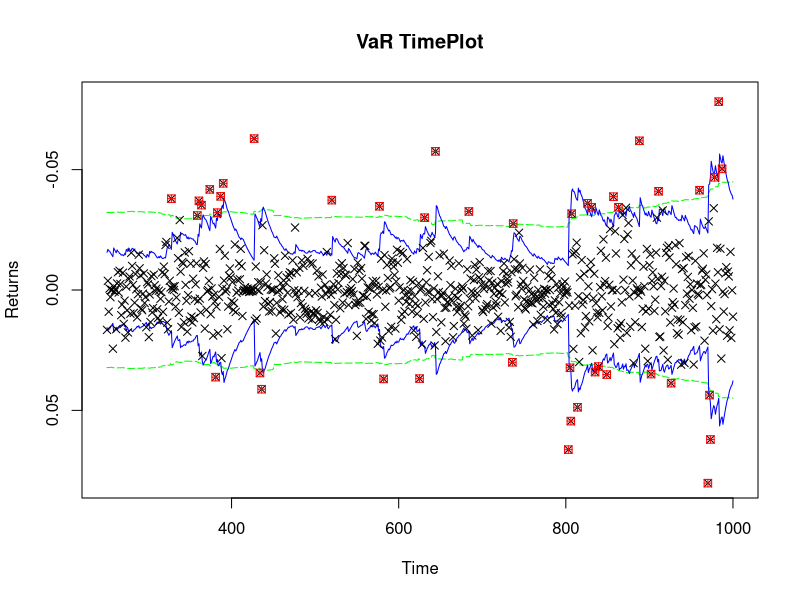

Source code (R):
# clear variables and close windows
rm(list = ls(all = TRUE))
graphics.off()

VaRest = function(y, method) {
    # parameter settings
    n 		= length(y)
    h 		= 250
    lam 	= 0.96
    dist 	= 0
    alpha	= 0.01
    w 		= 1
    bw 		= 0
    
    # RMA
    if (method == 1) {
        sigh	= matrix(1, (n - h), (n - h)) - 1
        tmp		= cumsum(y * y)
        tmp1 	= (tmp[(h + 1):n] - tmp[1:(n - h)])/h
        sigh 	= sqrt(((w * tmp1) * w))
    }
    grid = seq(h - 1, 0)
    
     # EMA
    if (method == 2) {
        sigh 	= matrix(1, (n - h), 1) - 1
        j 		= h
        while (j < n) {
            j 			= j + 1
            tmp 		= (lam^grid) * y[(j - h):(j - 1)]
            tmp1 		= sum(tmp * tmp)
            sigh[j - h] = sqrt(sum((tmp1)) * (1 - lam))
        }
    }
    if (dist == 0) {
        qf = qnorm(alpha, 0, 1)
    } else {
        sigh	= sigh/sqrt(dist/(dist - 2))
        qf		= qt(alpha, dist)
    }
    VaR = qf * sigh
    VaR = cbind(VaR, (-VaR))
}

# Main computation
x1 	= read.table("kupfer.dat")
x 	= x1[1:1001, 1]
y 	= diff(log(x))
h 	= 250

# Option 1=RMA, Option 2=EMA
opt1 = VaRest(y, 1)
opt2 = VaRest(y, 2)

# Plots
plotx = seq(h + 1, length(x) - 1)
plot(plotx, opt1[, 1], col = "green", type = "l", lty = "longdash", ylim = c(0.08, 
    -0.08), main = "VaR TimePlot", xlab = "Time", ylab = "Returns")
lines(plotx, opt1[, 2], col = "green", lty = "longdash")
lines(plotx, opt2[, 1], col = "blue", lty = "solid")
lines(plotx, opt2[, 2], col = "blue", lty = "solid")

k = seq(1, length(x) - 1)
points(k[251:(length(x) - 1)], y[251:(length(x) - 1)], col = "black", pch = 4)
exceed = matrix(0, length(seq(251, length(y))))
l = 1
for (i in 251:length(y)) {
    if ((opt1[i - 250, 2] < y[i]) || (y[i] < opt1[i - 250, 1])) {
        exceed[l] = y[i]
        points(i, exceed[l], col = "red", pch = 12)
        l = l + 1
    }
} 